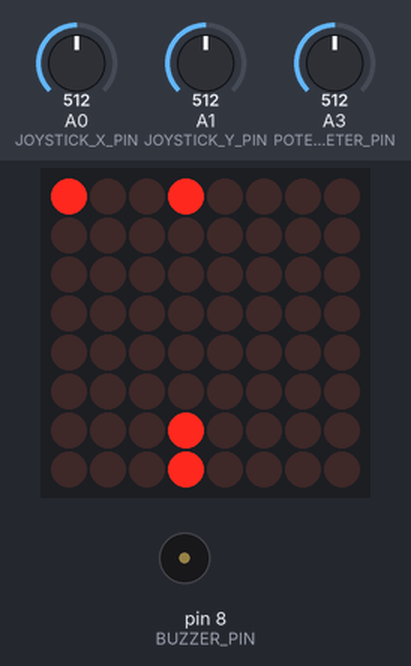
The sketch below on a simulated Arduino Uno, built with avr-gcc and run on an emulated ATmega328P. Parts: 8×8 LED matrix, buzzer (waves = sounding). Inputs (shaded band) come from the test bench; at power-on: A0 (JOYSTICK_X_PIN) = 512, A1 (JOYSTICK_Y_PIN) = 512, A3 (POTENTIOMETER_PIN) = 512. Random numbers use the default seed unless the sketch sets one.

Above: at 1.2 s.
1.3 s: A0 (JOYSTICK_X_PIN) set to 588
4.3 s: A0 (JOYSTICK_X_PIN) set to 610
At 4.65 s:
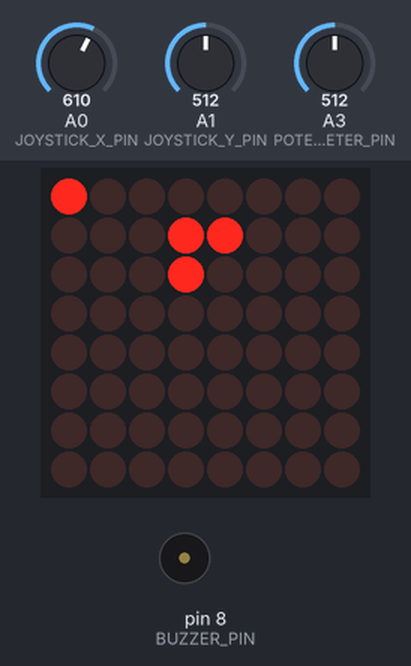
6.7 s: A1 (JOYSTICK_Y_PIN) set to 418
8.2 s: A1 (JOYSTICK_Y_PIN) set to 391
At 8.43 s:
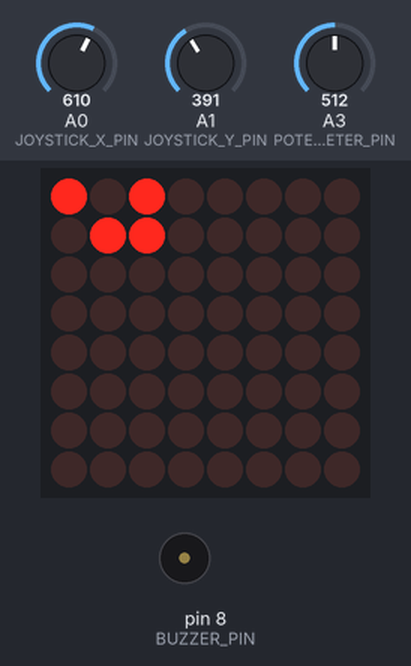
10.5 s: A1 (JOYSTICK_Y_PIN) set to 410
At 10.69 s:
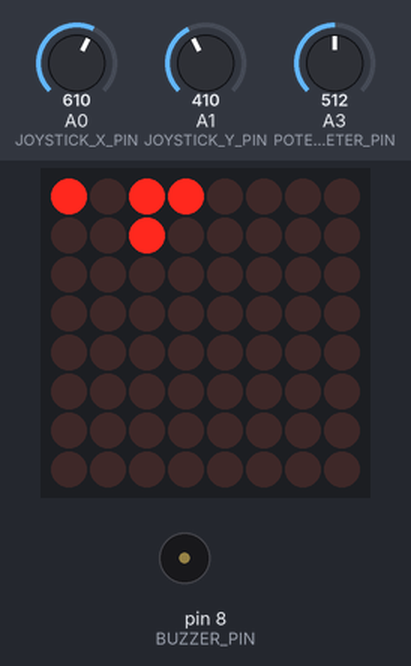
12.8 s: A1 (JOYSTICK_Y_PIN) set to 390
At 12.96 s:
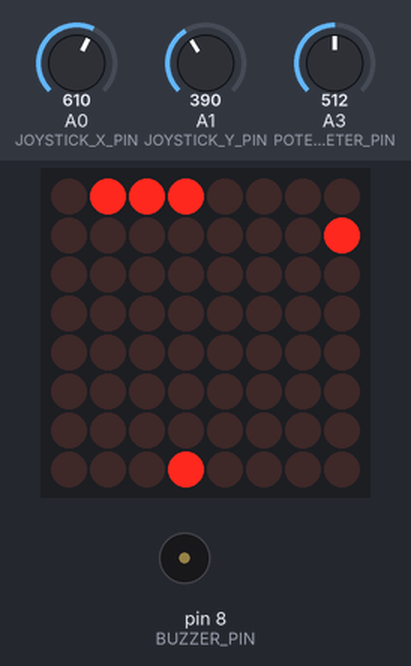
Timing chart, 0 to 15.8 s (numbered marks = the images above; inputs shaded):
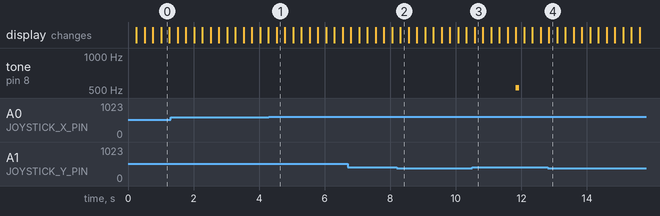

The sketch:

snake_game.ino
```cpp
#include "LedControl.h"
#include "pitches.h"
//=========== SETUP ============

// digital pins for the LED matrix display
#define DIN_PIN 12
#define CS_PIN 11
#define CLK_PIN 10
LedControl lc = LedControl(DIN_PIN,CLK_PIN,CS_PIN,1);

// analog pins for the joy stick
#define JOYSTICK_X_PIN 0
#define JOYSTICK_Y_PIN 1

// digital pin for the active buzzer
#define BUZZER_PIN 8

// analog pin for the potentiometer
#define POTENTIOMETER_PIN A3

// variables
int snake_size = 3;
int snake_x[64];
int snake_y[64];
char direction = 'U';
bool game_over = false;
int food_x, food_y;
int notes[] = {NOTE_C5, NOTE_D5, NOTE_E5, NOTE_F5, NOTE_G5, NOTE_A5, NOTE_B5, NOTE_C6};
int speed = 5; // 1 to 10
int delay_time = speed * 50; // (ms)--to control the speed of the game
//=========== HELPER FUNCTIONS ============
// update speed based on potentiometer value
void update_speed() {
  int pot_val = analogRead(POTENTIOMETER_PIN); // 0 - 1023
  speed = map(pot_val, 0, 1023, 1, 10);
  // Convert speed to delay time (ms)
  delay_time = speed * 50; // smaller delay = faster snake
}
// update direction based on joystick input
void update_direction() {
  int x_val = analogRead(JOYSTICK_X_PIN);
  int y_val = analogRead(JOYSTICK_Y_PIN);

  if (y_val < 400 && direction != 'D') direction = 'U'; // Up
  else if (x_val > 600 && direction != 'L') direction = 'R'; // Right
  else if (y_val > 600 && direction != 'U') direction = 'D'; // Down
  else if (x_val < 400 && direction != 'R') direction = 'L'; // Left
}

// update snake position
void update_snake_position() {
  // all parts of the snake EXCEPT the head move to where the previous part was before
  // (e.g. 5->4, 4->3, 3->2, 2->1)
  for (int i = snake_size - 1; i > 0; i--){
    snake_x[i] = snake_x[i - 1];
    snake_y[i] = snake_y[i - 1];
  }

  // the head of the snake will move depending on current direction
  switch(direction){
    case 'U': snake_y[0] = (snake_y[0] - 1 + 8) % 8; break;
    case 'D': snake_y[0] = (snake_y[0] + 1) % 8; break;
    case 'R': snake_x[0] = (snake_x[0] + 1) % 8; break;
    case 'L': snake_x[0] = (snake_x[0] - 1 + 8) % 8; break;
  }
}

// check for collision of snake with itself
bool check_collision() {
  for (int i = 1; i < snake_size; i++) {
    if (snake_x[0] == snake_x[i] && snake_y[0] == snake_y[i]) {
      return true; // Hit itself
    }
  }
  return false;
}

// eat food
void eat_food() {
  snake_size++;
  tone(BUZZER_PIN, notes[0], 100);
  spawn_food();
}

// spawn new food
void spawn_food() {
  bool valid = false;

  while (!valid) {
    food_x = random(0, 8);
    food_y = random(0, 8);
    valid = true;

    for (int i = 0; i < snake_size; i++) {
      if (snake_x[i] == food_x && snake_y[i] == food_y) {
        valid = false;
        break;
      }
    }
  }
}

// draw the game on the LED matrix
void draw_game() {
  lc.clearDisplay(0);
  for (int i = 0; i < snake_size; i++) {
    lc.setLed(0, snake_y[i], snake_x[i], true);
  }
  lc.setLed(0, food_y, food_x, true);
}

// display "game over" message
void display_game_over() {
  lc.clearDisplay(0);
  for (int i = 0; i < 8; i++) {
    lc.setRow(0, i, 0xFF); // Fill rows
    tone(BUZZER_PIN, notes[0], 100);
    delay(100);
  }
  lc.clearDisplay(0);
}

// reset game
void reset_game() {
  snake_size = 3;
  snake_x[0] = 3; snake_y[0] = 3;
  snake_x[1] = 3; snake_y[1] = 4;
  snake_x[2] = 3; snake_y[2] = 5;
  direction = 'U';
  game_over = false;
}
//============================
void setup() {
  // set up display
  lc.shutdown(0,false);
  lc.setIntensity(0,8);
  lc.clearDisplay(0);
  // Initialize snake position (3,3), (4,3), (5,3)
  snake_x[0] = 3;
  snake_y[0] = 3;
  snake_x[1] = 3;
  snake_y[1] = 4;
  snake_x[2] = 3;
  snake_y[2] = 5;
  // set up buzzer
  pinMode(BUZZER_PIN, OUTPUT);
}

void loop() {
  if (game_over){
    display_game_over();
    reset_game();
    delay(2000);
  }
  update_speed();
  update_direction();
  update_snake_position();
  if (check_collision()){
    game_over = true;
  } else{
    if (snake_x[0] == food_x && snake_y[0] == food_y){
      eat_food();
    }
  }
  draw_game();
  delay(delay_time);
}
```

Measured:
- the behaviour switches between 600 and 601 on A0 (JOYSTICK_X_PIN) (found by bisection; images 0 and 1)
- the behaviour switches between 400 and 399 on A1 (JOYSTICK_Y_PIN) (found by bisection; images 1 and 2)
- after the input at 10.5 s, tone on pin 8 (BUZZER_PIN): silent → 523 Hz after 1.3 s, → silent 0.10 s later
